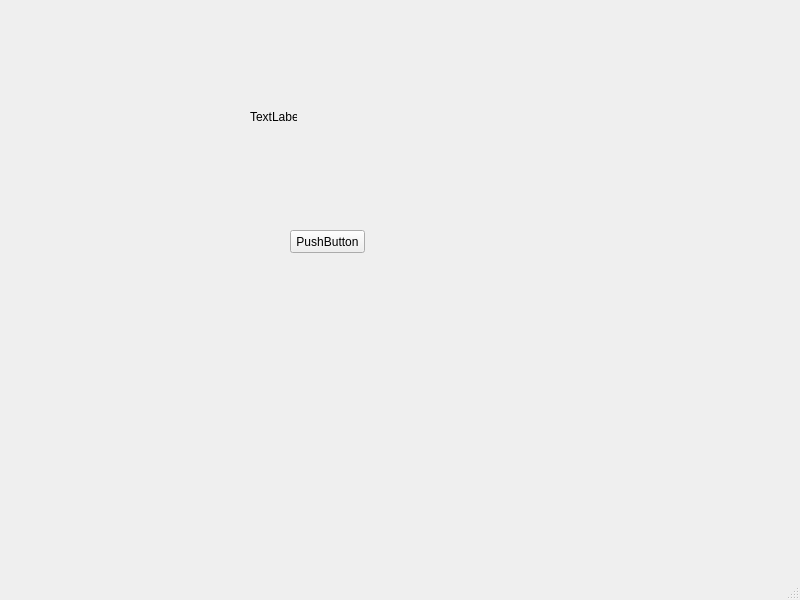
<?xml version="1.0" encoding="UTF-8"?>
<ui version="4.0">
 <class>MainWindow2</class>
 <widget class="QMainWindow" name="MainWindow2">
  <property name="geometry">
   <rect>
    <x>0</x>
    <y>0</y>
    <width>800</width>
    <height>600</height>
   </rect>
  </property>
  <property name="windowTitle">
   <string>MainWindow</string>
  </property>
  <widget class="QWidget" name="centralwidget">
   <widget class="QPushButton" name="pushButton">
    <property name="geometry">
     <rect>
      <x>290</x>
      <y>230</y>
      <width>75</width>
      <height>23</height>
     </rect>
    </property>
    <property name="text">
     <string>PushButton</string>
    </property>
   </widget>
   <widget class="QLabel" name="label">
    <property name="geometry">
     <rect>
      <x>250</x>
      <y>110</y>
      <width>47</width>
      <height>13</height>
     </rect>
    </property>
    <property name="text">
     <string>TextLabel</string>
    </property>
   </widget>
  </widget>
  <widget class="QMenuBar" name="menubar">
   <property name="geometry">
    <rect>
     <x>0</x>
     <y>0</y>
     <width>800</width>
     <height>21</height>
    </rect>
   </property>
  </widget>
  <widget class="QStatusBar" name="statusbar"/>
 </widget>
 <resources/>
 <connections/>
</ui>
